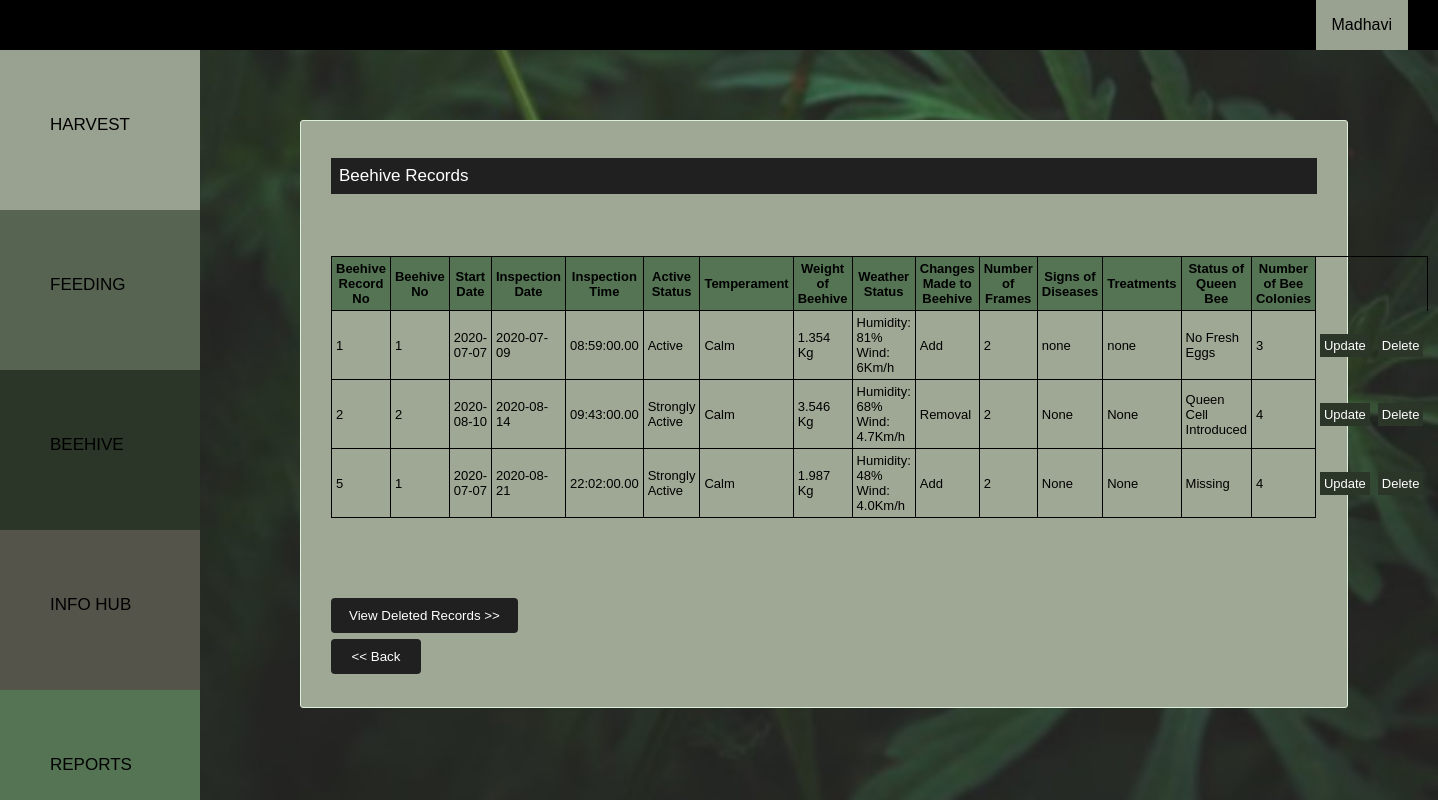
Page /src/php/bk_viewbeehive.php (signed in) on the committed database.
### tables this page shows
CREATE TABLE `beehive` (
  `BeehiveRecNo` int(10) NOT NULL,
  `userID` int(10) NOT NULL,
  `beehiveno` int(10) NOT NULL,
  `sdate` date NOT NULL,
  `idate` date NOT NULL,
  `itime` time(2) NOT NULL,
  `actstatus` varchar(200) NOT NULL,
  `temperament` varchar(50) NOT NULL,
  `wbeehive` decimal(20,3) NOT NULL,
  `unit` varchar(5) NOT NULL,
  `wstatus` varchar(200) NOT NULL,
  `cbeehive` varchar(200) NOT NULL,
  `noframes` int(50) NOT NULL,
  `disease` varchar(200) NOT NULL,
  `treatment` varchar(200) NOT NULL,
  `sqbee` varchar(200) NOT NULL,
  `bcolony` int(10) NOT NULL,
  `is_deleted` tinyint(1) NOT NULL DEFAULT 0,
  `date` timestamp NOT NULL DEFAULT current_timestamp()
);

### src/php/bk_viewbeehive.php (the view, shortened to what this page needs)
<html>
	<head>
      <link rel="stylesheet" type="text/CSS" href="../../public/css/bk_style.css">
      <link rel="stylesheet" type="text/CSS" href="../../public/css/bk_catstyle.css">
	</head>
	<body>
<?php include('bk_navbar.php');
        include('bk_sidenavbar.php');?>
<div class="main">
  <div class="bhivecontainer" style="padding: 20px 30px 20px 30px">
  <p>Beehive Records</p>
       <br/>
       <br/>
       <br/>
       <center><table ><tr style="background-color:#547454">
        <th>Beehive Record No</th>
        <th>Beehive No</th>
        <th>Start Date</th>
         <th>Inspection Date</th>
         <th>Inspection Time</th>
        <th>Active Status</th>
         <th>Temperament</th>
        <th>Weight of Beehive</th>
        <th>Weather Status</th>
         <th>Changes Made to Beehive</th>
         <th>Number of Frames</th>
        <th>Signs of Diseases</th>
        <th>Treatments</th>
        <th>Status of Queen Bee</th>
        <th>Number of Bee Colonies</th>
        </tr>
			<?php
$sql = "SELECT BeehiveRecNo,beehiveno,sdate,idate,itime,actstatus,temperament,wbeehive,unit,wstatus,cbeehive,noframes,disease,treatment,sqbee,bcolony FROM beehive WHERE  userID='".$_SESSION['userid']."' and is_deleted=0";
mysqli_query($connection, $sql);
$result = mysqli_query($connection,$sql);
		while($row=mysqli_fetch_assoc($result)){
        echo '<tr >';
        echo '<td>';
        echo $row['BeehiveRecNo'];
        echo '</td>';
        echo '<td>';
        echo $row['beehiveno'];
        echo '</td>';
        echo '<td>';
        echo $row['sdate'];
        echo '</td>';
        echo '<td>';
        echo $row['idate'];
        echo '</td>';
        echo '<td>';
        echo $row['itime'];
        echo '</td>';
        echo '<td>';
        echo $row['actstatus'];
        echo '</td>';
        echo '<td>';
        echo $row['temperament'];
        echo '</td>';
        echo '<td>';
        echo $row['wbeehive']." ".$row['unit'];
        echo '</td>';
        echo '<td>';
        echo $row['wstatus'];
        echo '</td>';
        echo '<td>';
        echo $row['cbeehive'];
        echo '</td>';
        echo '<td>';
        echo $row['noframes'];
        echo '</td>';
        echo '<td>';
        echo $row['disease'];
        echo '</td>';
        echo '<td>';
        echo $row['treatment'];
        echo '</td>';
        echo '<td>';
        echo $row['sqbee'];
        echo '</td>';
        echo '<td>';
        echo $row['bcolony'];
        echo '</td>';
        echo "<td style='border-style:hidden; border-left:1px solid black'><a href ='bk_updatebeehive.php?BeehiveRecNo=".$row['BeehiveRecNo']."' style='background-color: #2b3528; color: white; text-decoration: none; padding:4px'> Update </a> </td>" ;
		echo "<td style='border-style:hidden'><a href ='bk_deletebeehive.php?BeehiveRecNo=".$row['BeehiveRecNo']." ' style='background-color: #2b3528; color: white; text-decoration: none; padding:4px' > Delete </a> </td>" ;
        echo '</tr>';
		}
?>
            </table></center>
        <br/>
        <br/>
        <br/></br>
        <form  action="bk_viewdelbeehive.php" method="post" >
        <div class="row"><div class="c1" style="width:840px">
        <input type="submit" value="View Deleted Records >>" name="back" >
        </div>
        </form>
            <form  action="beekeeperindex.php" method="post" >
        <div class="c2">
        <input type="submit" value="<< Back" name="back" style="width:90px">
        </div></div>
</div>
	</body>
</html>

### public/css/bk_style.css (style rules this page uses)
body { margin: 0; font-family: Arial, Helvetica, sans-serif; }
a { text-decoration:none; }
.bhivecontainer { background-color: #9fa895; padding: 20px 50px 20px 60px; border: 1px solid rgb(222, 240, 219); border-radius: 3px; font-size: 13.5px; }
.bhivecontainer p { font-size: 17px; color: white; text-align: left; padding: 8px; background-color:#202020; }
.c1 { float: left; width: 815px; margin-top: 6px; }
.c2 { float: left; width: 185px; margin-top: 6px; }
.row:after { content: ""; display: table; clear: both; }
input[type=submit] { background-color: #202020; color: white; padding: 10px 18px; border: none; border-radius: 4px; cursor: pointer; float: left; }
table, td , tr, th { border: 1px solid black; border-collapse: collapse; font-size: 13px; table-layout: fixed; padding:4px; }

### public/css/bk_catstyle.css (style rules this page uses)
body { margin: 0; font-family: Arial; background-position: center; background-repeat: no-repeat; background-size: cover; background-attachment: fixed; background-image: url(../img/21.png); }
.main { margin-left: 300px; margin-right: 90px; margin-bottom: 50px; margin-top: 120px; }
* { box-sizing: border-box; }

### rows in the picture
beehive: BeehiveRecNo "1", beehiveno "1", sdate "2020-07-07", idate "2020-07-09", itime "08:59:00.00", actstatus "Active", temperament "Calm", wbeehive "1.354", unit "Kg", wstatus "Humidity: 81% Wind: 6Km/h", cbeehive "Add", noframes "2", disease "none", treatment "none", sqbee "No Fresh Eggs", bcolony "3"
beehive: BeehiveRecNo "2", beehiveno "2", sdate "2020-08-10", idate "2020-08-14", itime "09:43:00.00", actstatus "Strongly Active", temperament "Calm", wbeehive "3.546", unit "Kg", wstatus "Humidity: 68% Wind: 4.7Km/h", cbeehive "Removal", noframes "2", disease "None", treatment "None", sqbee "Queen Cell Introduced", bcolony "4"
beehive: BeehiveRecNo "5", beehiveno "1", sdate "2020-07-07", idate "2020-08-21", itime "22:02:00.00", actstatus "Strongly Active", temperament "Calm", wbeehive "1.987", unit "Kg", wstatus "Humidity: 48% Wind: 4.0Km/h", cbeehive "Add", noframes "2", disease "None", treatment "None", sqbee "Missing", bcolony "4"

### other values in the picture
$_SESSION['username'] "Madhavi"
